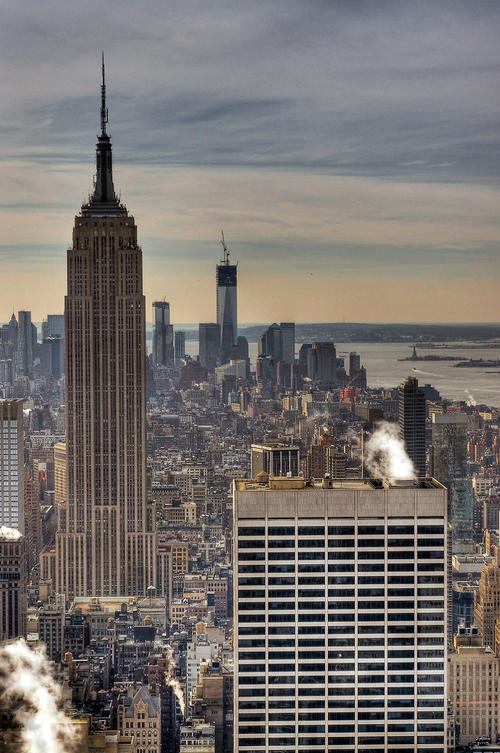
#> input picture TestImage/empire.jpg, 500 x 753 px
$ python PIL_2.py
#> lines starting #> are read from the running program, lines starting #| are printed output that depends on the picture
from PIL import Image
from pylab import *
import os

os.chdir('C:\\Users\\蔡静静\\Desktop')
im = array(Image.open('empire.jpg'))
#> im is the input picture: shape (753, 500, 3); mean R, G, B 118.7, 113.4, 110.5

imshow(im)

x = [100, 200, 300, 400]
y = [50, 150, 250, 350]

plot(x, y, '.')

plot(x[:2], y[:2])

title('Plotting: "empire.jpg"')
show()
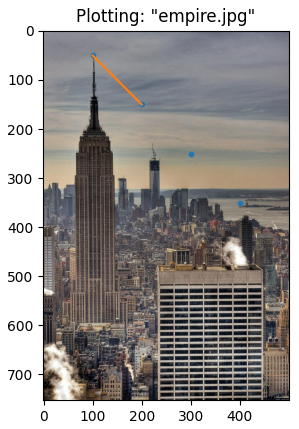
#> figure drawn by matplotlib, 1 panel
